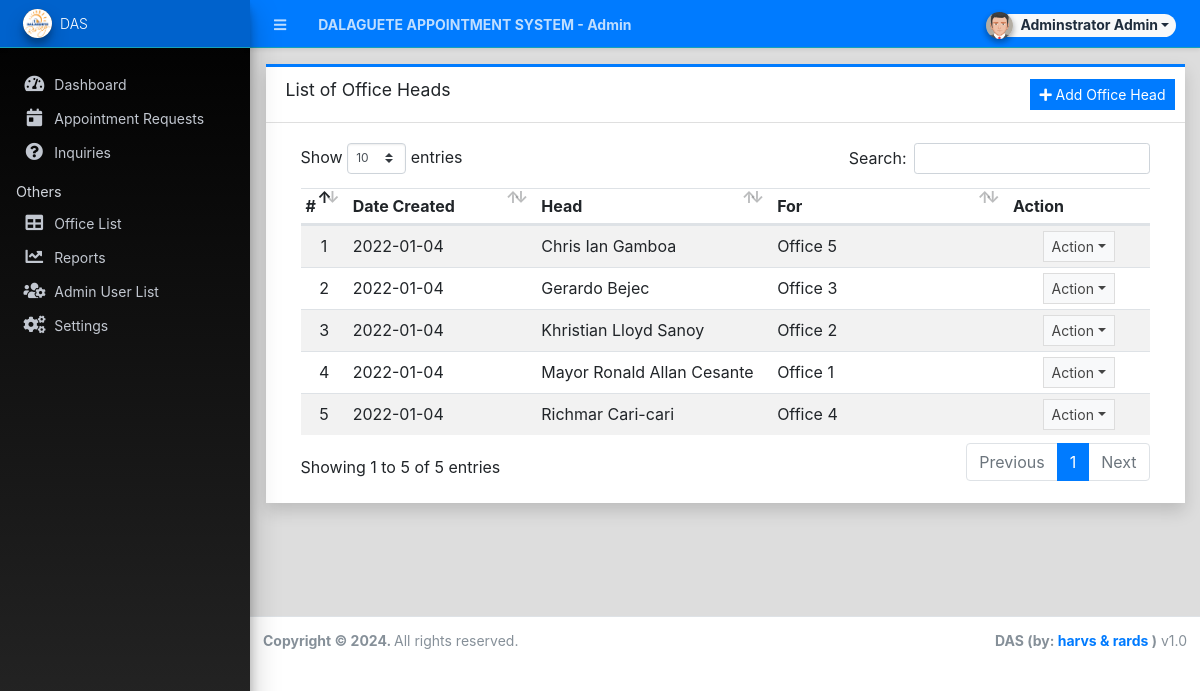
/admin/?page=services (signed in), run on the app's committed database.
### tables this page shows
CREATE TABLE `service_list` (
  `id` int(30) NOT NULL,
  `category_ids` text NOT NULL,
  `name` text NOT NULL,
  `description` text NOT NULL,
  `fee` float NOT NULL DEFAULT 0,
  `delete_flag` tinyint(4) NOT NULL DEFAULT 0,
  `date_created` datetime NOT NULL DEFAULT current_timestamp(),
  `date_updated` datetime DEFAULT NULL ON UPDATE current_timestamp()
);

### config.php (called while the page is built, shortened)
<?php
require_once('classes/DBConnection.php');
require_once('classes/SystemSettings.php');
function validate_image($file){
	if(!empty($file)){
        $ex = explode('?',$file);
        $file = $ex[0];
        $param =  isset($ex[1]) ? '?'.$ex[1]  : '';
		if(is_file(base_app.$file)){
			return base_url.$file.$param;
		}else{
			return base_url.'uploads/avatar-1.png';
		}
	}else{
		return base_url.'uploads/avatar-1.png';
	}
}
function isMobileDevice(){
    $aMobileUA = array(
        '/iphone/i' => 'iPhone',
        '/ipod/i' => 'iPod',
        '/ipad/i' => 'iPad',
        '/android/i' => 'Android',
        '/blackberry/i' => 'BlackBerry',
        '/webos/i' => 'Mobile'
    );
    return false;
}
?>

### classes/DBConnection.php (called while the page is built, shortened)
<?php
class DBConnection{
    private $host = DB_SERVER;
    private $username = DB_USERNAME;
    private $password = DB_PASSWORD;
    private $database = DB_NAME;
    public $conn;
    public function __construct(){
        if (!isset($this->conn)) {
            $this->conn = new mysqli($this->host, $this->username, $this->password, $this->database);
        }
    }
}
?>

### classes/SystemSettings.php (called while the page is built, shortened)
<?php
class SystemSettings extends DBConnection{
	function userdata($field = ''){
		if(!empty($field)){
			if(isset($_SESSION['userdata'][$field]))
				return $_SESSION['userdata'][$field];
			else
				return null;
		}else{
			return false;
		}
	}
	function info($field=''){
		if(!empty($field)){
			if(isset($_SESSION['system_info'][$field]))
				return $_SESSION['system_info'][$field];
			else
				return false;
		}else{
			return false;
		}
	}
}
$_settings = new SystemSettings();
?>

### admin/services/index.php (the view, shortened to what this page needs)
<div class="card card-outline card-primary rounded-0 shadow">
	<div class="card-header">
		<h3 class="card-title">List of Office Heads</h3>
		<div class="card-tools">
			<a href="javascript:void(0)" id="create_new" class="btn btn-flat btn-sm btn-primary"><span class="fas fa-plus"></span>  Add Office Head</a>
		</div>
	</div>
	<div class="card-body">
		<div class="container-fluid">
        <div class="container-fluid">
			<table class="table table-hover table-striped">
				<colgroup>
					<col width="5%">
					<col width="20%">
					<col width="25%">
					<col width="25%">
					<col width="15%">
				</colgroup>
				<thead>
					<tr>
						<th>#</th>
						<th>Date Created</th>
						<th>Head</th>
						<th>For</th>
						<th>Action</th>
					</tr>
				</thead>
				<tbody>
					<?php
						$i = 1;
						$categories = $conn->query("SELECT * FROM `category_list`");
						$cat_arr = array_column($categories->fetch_all(MYSQLI_ASSOC),'name','id');
						$qry = $conn->query("SELECT * from `service_list` where delete_flag = 0 order by `name` asc ");
						while($row = $qry->fetch_assoc()):
							$for = '';
							foreach(explode(',',$row['category_ids']) as $v){
								if(isset($cat_arr[$v])){
									$for.= $cat_arr[$v];
								}
							}
					?>
						<tr>
							<td class="text-center"><?php echo $i++; ?></td>
							<td class=""><?php echo date("Y-m-d",strtotime($row['date_created'])) ?></td>
							<td><?php echo ucwords($row['name']) ?></td>
							<td class=""><?php echo $for ?></td>
							<td align="center">
								 <button type="button" class="btn btn-flat btn-default btn-sm dropdown-toggle dropdown-icon" data-toggle="dropdown">
				                  		Action
				                  </button>
							</td>
						</tr>
					<?php endwhile; ?>
				</tbody>
			</table>
		</div>
		</div>
	</div>
</div>

### admin/index.php (shortened to what this page needs)
<?php require_once('../config.php'); ?>
 <!DOCTYPE html>
<html lang="en" class="" style="height: auto;">
<?php require_once('inc/header.php') ?>
  <body class="sidebar-mini layout-fixed control-sidebar-slide-open layout-navbar-fixed sidebar-mini-md sidebar-mini-xs" data-new-gr-c-s-check-loaded="14.991.0" data-gr-ext-installed="" style="height: auto;">
    <div class="wrapper">
     <?php require_once('inc/topBarNav.php') ?>
     <?php require_once('inc/navigation.php') ?>
     <?php $page = isset($_GET['page']) ? $_GET['page'] : 'home';  ?>
      <div class="content-wrapper pt-3" style="min-height: 567.854px;">
        <section class="content ">
          <div class="container-fluid">
            <?php
              if(!file_exists($page.".php") && !is_dir($page)){
                  include '404.html';
              }else{
                if(is_dir($page))
                  include $page.'/index.php';
                else
                  include $page.'.php';
              }
            ?>
          </div>
        </section>
      </div>
      <?php require_once('inc/footer.php') ?>
  </body>
</html>

### admin/inc/header.php (shortened to what this page needs)
<head>
    <link rel="stylesheet" href="<?php echo base_url ?>plugins/fontawesome-free/css/all.min.css">
    <link rel="stylesheet" href="<?php echo base_url ?>plugins/tempusdominus-bootstrap-4/css/tempusdominus-bootstrap-4.min.css">
  <link rel="stylesheet" href="<?php echo base_url ?>plugins/datatables-bs4/css/dataTables.bootstrap4.min.css">
  <link rel="stylesheet" href="<?php echo base_url ?>plugins/datatables-responsive/css/responsive.bootstrap4.min.css">
  <link rel="stylesheet" href="<?php echo base_url ?>plugins/datatables-buttons/css/buttons.bootstrap4.min.css">
  <link rel="stylesheet" href="<?php echo base_url ?>plugins/select2/css/select2.min.css">
  <link rel="stylesheet" href="<?php echo base_url ?>plugins/select2-bootstrap4-theme/select2-bootstrap4.min.css">
    <link rel="stylesheet" href="<?php echo base_url ?>plugins/icheck-bootstrap/icheck-bootstrap.min.css">
    <link rel="stylesheet" href="<?php echo base_url ?>plugins/jqvmap/jqvmap.min.css">
    <link rel="stylesheet" href="<?php echo base_url ?>plugins/fullcalendar/main.css">
    <link rel="stylesheet" href="<?php echo base_url ?>dist/css/adminlte.css">
    <link rel="stylesheet" href="<?php echo base_url ?>dist/css/custom.css">
    <link rel="stylesheet" href="<?php echo base_url ?>plugins/overlayScrollbars/css/OverlayScrollbars.min.css">
    <link rel="stylesheet" href="<?php echo base_url ?>plugins/daterangepicker/daterangepicker.css">
    <link rel="stylesheet" href="<?php echo base_url ?>plugins/summernote/summernote-bs4.min.css">
  <link rel="stylesheet" href="<?php echo base_url ?>plugins/sweetalert2-theme-bootstrap-4/bootstrap-4.min.css">
  <link href="https://cdnjs.cloudflare.com/ajax/libs/bootstrap-datepicker/1.9.0/css/bootstrap-datepicker.min.css" rel="stylesheet">
  </head>

### admin/inc/topBarNav.php (shortened to what this page needs)
<nav class="main-header navbar navbar-expand navbar-dark border  border-info border-top-0  border-left-0 border-right-0 text-sm shadow-sm bg-primary">
  <ul class="navbar-nav">
    <li class="nav-item">
    <a class="nav-link" data-widget="pushmenu" href="#" role="button"><i class="fas fa-bars"></i></a>
    </li>
    <li class="nav-item d-none d-sm-inline-block">
      <a href="<?php echo base_url ?>" class="nav-link"><b><?php echo (!isMobileDevice()) ? $_settings->info('name'):$_settings->info('short_name'); ?> - Admin</b></a>
    </li>
  </ul>
  <ul class="navbar-nav ml-auto">
    <li class="nav-item">
      <div class="btn-group nav-link">
            <button type="button" class="btn btn-rounded badge badge-light dropdown-toggle dropdown-icon" data-toggle="dropdown">
              <span><img src="<?php echo validate_image($_settings->userdata('avatar')) ?>" class="img-circle elevation-2 user-img" alt="User Image"></span>
              <span class="ml-3"><?php echo ucwords($_settings->userdata('firstname').' '.$_settings->userdata('lastname')) ?></span>
            </button>
        </div>
    </li>
  </ul>
</nav>

### admin/inc/navigation.php (shortened to what this page needs)
<aside class="main-sidebar sidebar-dark-primary elevation-4 sidebar-no-expand bg-gradient-black">
  <a href="<?php echo base_url ?>admin" class="brand-link bg-transparent text-sm border-info shadow-sm bg-primary">
  <img src="<?php echo validate_image($_settings->info('logo'))?>" alt="Store Logo" class="brand-image img-circle elevation-3 bg-black" style="width: 1.8rem;height: 1.8rem;max-height: unset;object-fit:scale-down;object-position:center center">
  <span class="brand-text font-weight-light"><?php echo $_settings->info('short_name') ?></span>
  </a>
  <div class="sidebar os-host os-theme-light os-host-overflow os-host-overflow-y os-host-resize-disabled os-host-transition os-host-scrollbar-horizontal-hidden">
    <div class="os-content-glue" style="margin: 0px -8px; width: 249px; height: 646px;"></div>
    <div class="os-padding">
      <div class="os-viewport os-viewport-native-scrollbars-invisible" style="overflow-y: scroll;">
        <div class="os-content" style="padding: 0px 8px; height: 100%; width: 100%;">
          <nav class="mt-4">
             <ul class="nav nav-pills nav-sidebar flex-column text-sm nav-compact nav-flat nav-child-indent nav-collapse-hide-child" data-widget="treeview" role="menu" data-accordion="false">
              <li class="nav-item dropdown">
                <a href="./" class="nav-link nav-home">
                  <i class="nav-icon fas fa-tachometer-alt"></i>
                  <p>
                    Dashboard
                  </p>
                </a>
              </li>
              <li class="nav-item">
                <a href="<?php echo base_url ?>admin/?page=appointments" class="nav-link nav-appointments">
                  <i class="nav-icon fas fa-calendar-day"></i>
                  <p>
                    Appointment Requests
                  </p>
                </a>
              </li>
              <li class="nav-item">
                <a href="<?php echo base_url ?>admin/?page=inquiries" class="nav-link nav-inquiries">
                  <i class="nav-icon fas fa-question-circle"></i>
                  <p>
                    Inquiries
                  </p>
                </a>
              </li>
              <?php if($_settings->userdata('type') == 1): ?>
              <li class="nav-header">Others</li>
              <li class="nav-item dropdown">
                <a href="<?php echo base_url ?>admin/?page=categories" class="nav-link nav-categories">
                  <i class="nav-icon fas fa-table"></i>
                  <p>
                    Office List
                  </p>
                </a>
              </li>
              <li class="nav-item dropdown">
                <a href="<?php echo base_url ?>admin/?page=reports" class="nav-link nav-reports">
                <i class="nav-icon fas fa-chart-line"></i>
                <p>
                  Reports
                </p>
                </a>
              </li>
              <li class="nav-item dropdown">
                <a href="<?php echo base_url ?>admin/?page=user/list" class="nav-link nav-user_list">
                  <i class="nav-icon fas fa-users-cog"></i>
                  <p>
                    Admin User List
                  </p>
                </a>
              </li>
              <li class="nav-item dropdown">
                <a href="<?php echo base_url ?>admin/?page=system_info" class="nav-link nav-system_info">
                  <i class="nav-icon fas fa-cogs"></i>
                  <p>
                    Settings
                  </p>
                </a>
              </li>
              <?php endif; ?>
            </ul>
          </nav>
        </div>
      </div>
    </div>
  </div>
</aside>

### admin/inc/footer.php (shortened to what this page needs)
<footer class="main-footer text-sm footer print-exclude ">
        <strong>Copyright © <?php echo date('Y') ?>.
        </strong>
        All rights reserved.
        <div class="float-right d-none d-sm-inline-block ">
        <b><?php echo $_settings->info('short_name') ?> (by: <a href="mailto:gerardobejecjr00@gmail.com" target="blank">harvs & rards</a> )</b> v1.0
        </div>
      </footer>
    </div>

### admin/inc/topBarNav.php (style rules this page uses)
.user-img { position: absolute; height: 27px; width: 27px; object-fit: cover; left: -7%; top: -12%; }
.btn-rounded { border-radius: 50px; }

### data on the page
service_list: date_created "2022-01-04", name "Chris Ian Gamboa", for "Office 5"
service_list: date_created "2022-01-04", name "Gerardo Bejec", for "Office 3"
service_list: date_created "2022-01-04", name "Khristian Lloyd Sanoy", for "Office 2"
service_list: date_created "2022-01-04", name "Mayor Ronald Allan Cesante", for "Office 1"
service_list: date_created "2022-01-04", name "Richmar Cari-cari", for "Office 4"

### other printed values
$_settings->info('name') "DALAGUETE APPOINTMENT SYSTEM"
$_settings->userdata('firstname').' '.$_settings->userdata('lastname') "Adminstrator Admin"
$_settings->info('short_name') "DAS"
